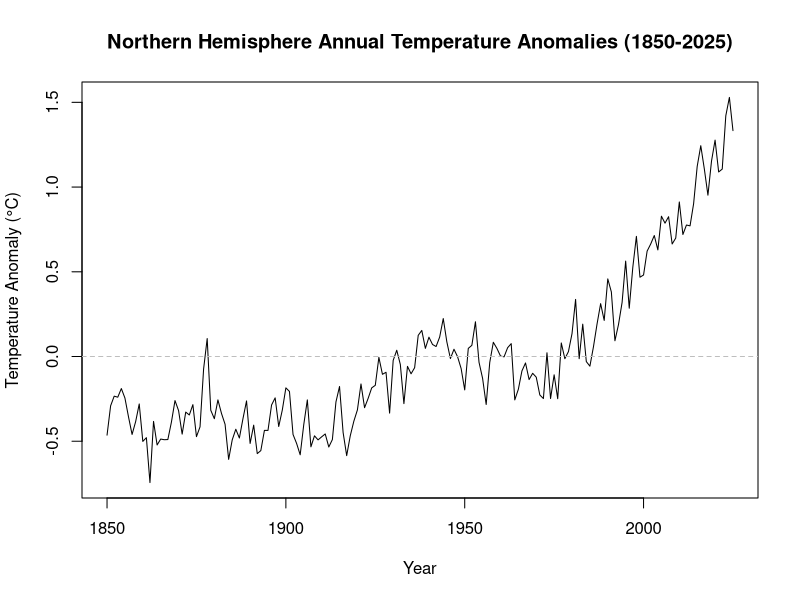
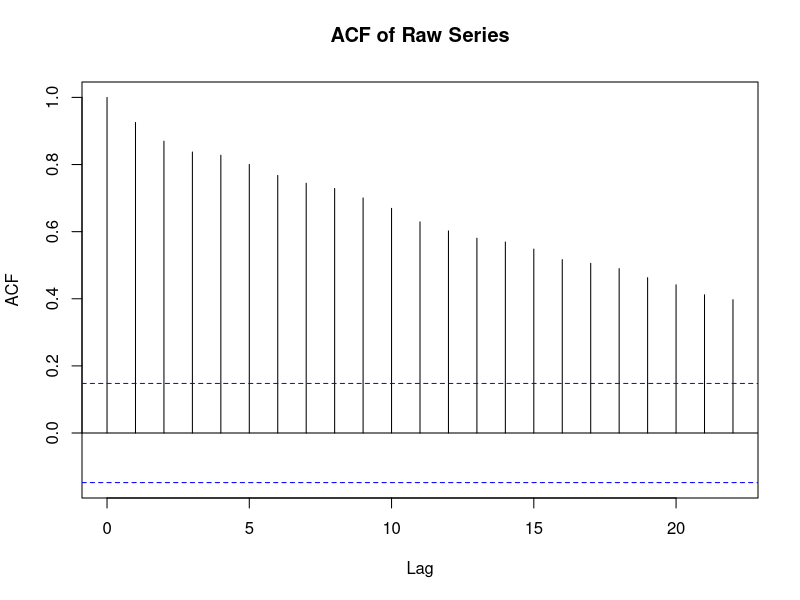
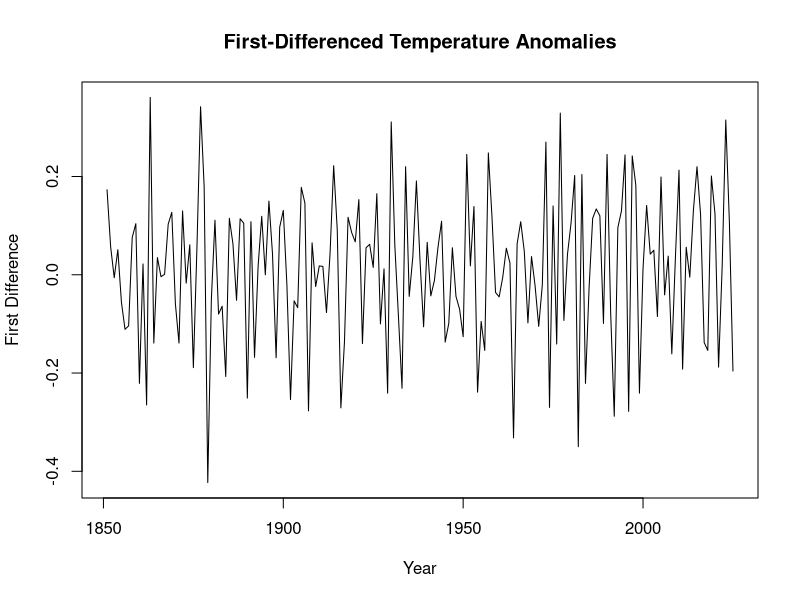
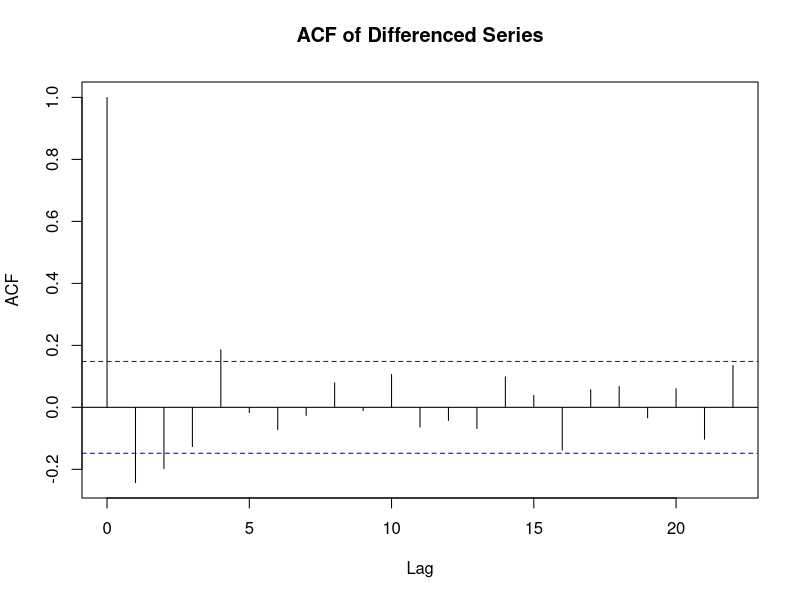
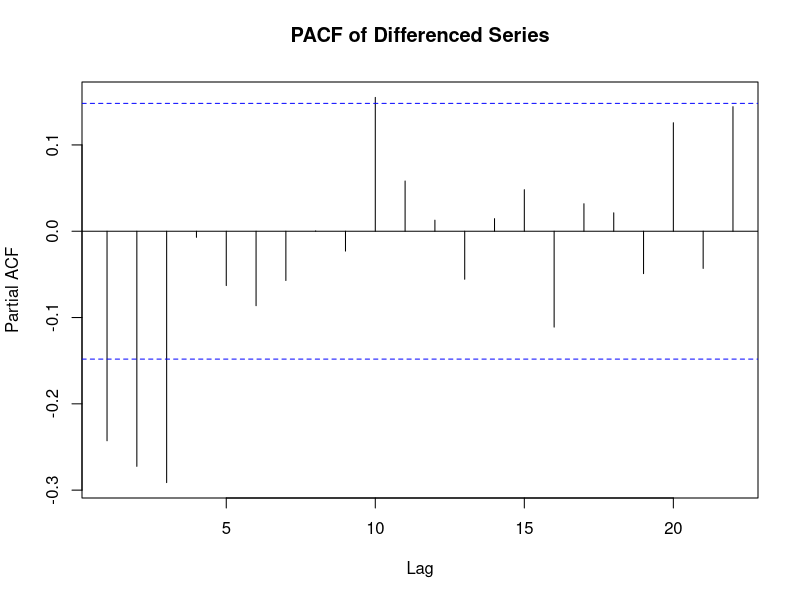
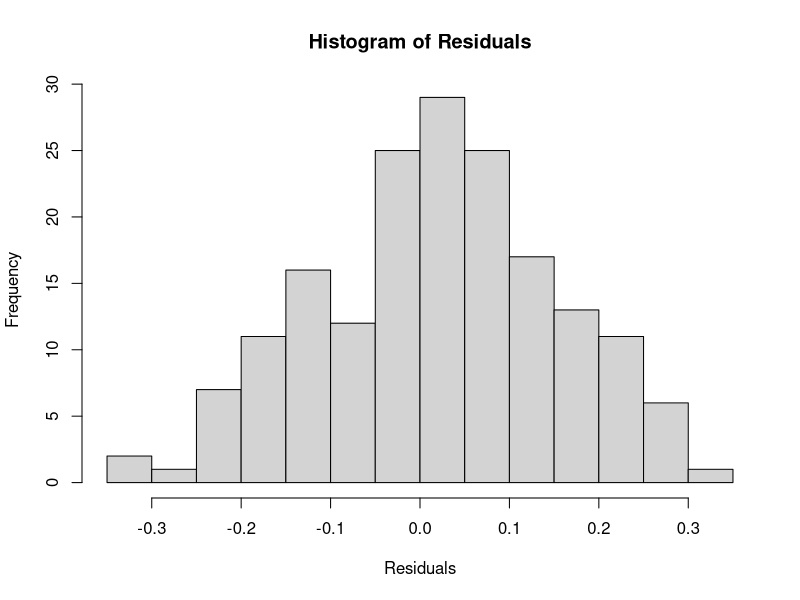
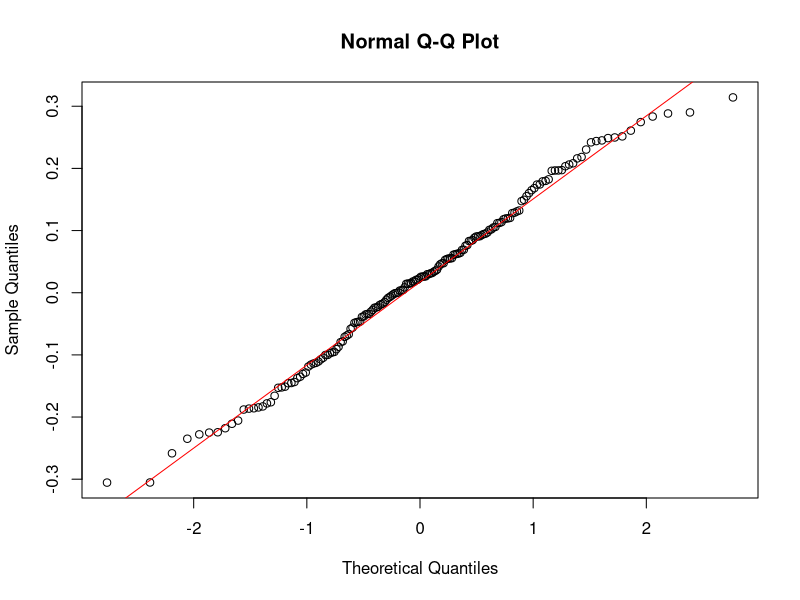
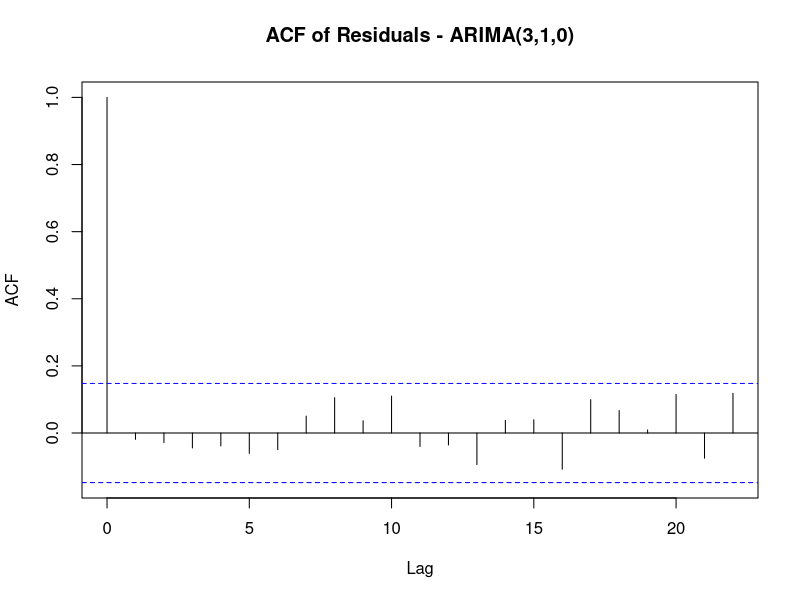

Generate these figures, in order, with R:
## ---- chunk 1
knitr::opts_chunk$set(echo = FALSE, comment = NA, message = FALSE, warning = FALSE, fig.path = "figures/")
## ---- chunk 2
data <- read.csv("data/Temp_NH_1850_2025.csv", header=FALSE)
colnames(data) <- c("year", "value")
data$year <- as.numeric(data$year)
data$value <- as.numeric(data$value)
## ---- chunk 3
plot(data$year, data$value, type="l",
     xlab="Year", ylab="Temperature Anomaly (°C)",
     main="Northern Hemisphere Annual Temperature Anomalies (1850-2025)")
abline(h=0, lty=2, col="gray")
## ---- chunk 4
acf(data$value, main="ACF of Raw Series")
## ---- chunk 5
#taking first difference:
anomaly_diff <- diff(data$value)
plot(data$year[-1], anomaly_diff, type="l",
     xlab="Year", ylab="First Difference",
     main="First-Differenced Temperature Anomalies")
## ---- chunk 6
acf(anomaly_diff, main="ACF of Differenced Series")
pacf(anomaly_diff, main="PACF of Differenced Series")
## ---- chunk 7

fit_prelim <- arima(data$value, order=c(3,1,0))
coef <- fit_prelim$coef
coef.se <- sqrt(diag(fit_prelim$var.coef))
coef.df <- data.frame( Coefficient = coef,  Standard_Error = coef.se)
knitr::kable(coef.df)
fit_prelim$aic
## ---- chunk 8
aic_table <- matrix(NA, nrow=4, ncol=4)
rownames(aic_table) <- paste0("AR(", 0:3, ")")
colnames(aic_table) <- paste0("MA(", 0:3, ")")
for(p in 0:3){
  for(q in 0:3){
    fit <- tryCatch(arima(data$value, order=c(p,1,q)), error=function(e) NULL)
    if(!is.null(fit)) aic_table[p+1, q+1] <- AIC(fit)
  }
}
knitr::kable(round(aic_table, 2))

#sanity check:
## AIC(arima(data$value, order=c(3,1,0)))
## AIC(arima(data$value, order=c(3,1,2)))
## AIC(arima(data$value, order=c(3,1,1)))
## ---- chunk 9
# extract coefficients and standard errors from the model
fit_final <- arima(data$value, order=c(3,1,0))

coef_table <- data.frame(
  Term = c("AR(1)", "AR(2)", "AR(3)"),
  Estimate = fit_final$coef,
  Std_Error = sqrt(diag(fit_final$var.coef)),
  t_stat = fit_final$coef / sqrt(diag(fit_final$var.coef))
)

knitr::kable(coef_table,
             col.names = c("Term", "Estimate", "Std. Error", "t-statistic"),
             digits = 4,
             caption = "ARIMA(3,1,0) Coefficient Estimates",
             align = c("l", "r", "r", "r"),
             row.names = FALSE)

hist(fit_final$residuals, breaks=15, main="Histogram of Residuals", xlab="Residuals")
qqnorm(fit_final$residuals)
qqline(fit_final$residuals, col="red")
acf(fit_final$residuals, main="ACF of Residuals - ARIMA(3,1,0)")
## ---- chunk 10
Box.test(fit_final$residuals, lag=13, type="Ljung-Box")
## ---- chunk 11
# split: train on 1850-2019, hold out 2020-2025 for forecasting
train <- data[data$year <= 2019, ]
test  <- data[data$year > 2019, ]

# fit loess smoother to training data, span=0.75 controls smoothness
lo <- loess(value ~ year, data = train, span = 0.75)
trend_hat <- predict(lo)

# plot observed series and loess trend on same graph
plot(train$year, train$value, type = "l", col = "gray40",
     xlab = "Year", ylab = "Temp Anomaly (°C)",
     main = "Loess trend on training data (1850-2019)")
lines(train$year, trend_hat, col = "magenta", lwd = 2)
legend("topleft", legend = c("observed", "loess trend"),
       col = c("gray40", "magenta"), lwd = 2)
## ---- chunk 12
# rough = data minus trend
rough <- train$value - trend_hat

plot(train$year, rough, type = "l",
     xlab = "Year", ylab = "rough",
     main = "Rough component over time")
abline(h = 0, lty = 2)

# ACF and PACF of rough
acf(rough, main = "ACF of rough")
pacf(rough, main = "PACF of rough")
## ---- chunk 13
# fit ARMA(p,q) for all p,q in 0:3 and store AIC values
# Vectorize() lets outer() pass one (p,q) at a time into arima()
aic_tab <- outer(0:3, 0:3, Vectorize(function(p, q)
  AIC(arima(rough, order = c(p, 0, q)))))
rownames(aic_tab) <- paste0("p=", 0:3)
colnames(aic_tab) <- paste0("q=", 0:3)
round(aic_tab, 2)

# pick best model = lowest aic
best <- which(aic_tab == min(aic_tab, na.rm = TRUE), arr.ind = TRUE)
best_p <- best[1] - 1
best_q <- best[2] - 1
cat("best ARMA order: p =", best_p, ", q =", best_q, "\n")
## ---- chunk 14
library(Hmisc)

# extrapolate loess trend to 2020-2025 using linear extrapolation
trend_future <- approxExtrap(train$year, trend_hat, xout = test$year)$y

# fit best ARMA model to rough and forecast 6 steps ahead
rough_fit <- arima(rough, order = c(best_p, 0, best_q))
rough_fc  <- as.numeric(predict(rough_fit, n.ahead = 6)$pred)

# loess+ARMA forecast = extrapolated trend + rough forecast
fc_loess <- trend_future + rough_fc

# ARIMA(3,1,0) forecast on training data for comparison
fc_arima <- as.numeric(predict(arima(train$value, order = c(3,1,0)), n.ahead = 6)$pred)

# plot full observed series
plot(data$year, data$value, type = "l", col = "brown",
     xlab = "Year", ylab = "Temp Anomaly (°C)",
     main = "Forecasts for 2020-2025: two methods compared",
     xlim = c(2016, 2025), ylim = c(0.8,1.8))

# overlay both forecasts
lines(test$year, fc_loess, col = "red", lwd = 3)
lines(test$year, fc_arima, col = "magenta", lwd = 3)

# actual 2020-2025 values for visual comparison
points(test$year, test$value, pch = 16, col = "black")  # actual values

# vertical line marking end of training period
abline(v = 2019, lty = 3, col = "brown")
legend("topleft",
       legend = c("observed", "actual 2020-2025", "loess+ARMA(1,0)", "ARIMA(3,1,0)"),
       col = c("brown", "black", "red", "magenta"),
       lwd = c(1, NA, 2, 2), pch = c(NA, 16, NA, NA))
## ---- chunk 15
#  MSE comparison for 6 predicted years
actual <- test$value
err_arima <- actual - fc_arima
err_loess <- actual - fc_loess

mse_arima <- (sum(err_arima^2))/length(actual)
mse_loess <- (sum(err_loess^2))/length(actual)
mse.df <- data.frame( Model = c("ARIMA(3,1,0)","ARMA(1,0)") , MSE = round(c(mse_arima,mse_loess),3))
knitr::kable(mse.df)
